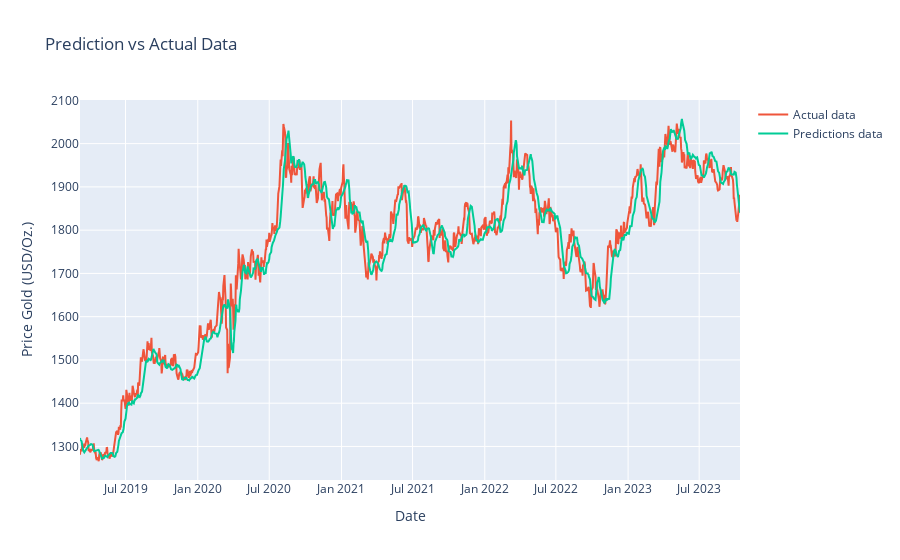

Notebook code for this chart:
### Markdown cell above
> #### Step 18 : Graph prediction data

### Code cell
fig = px.scatter(title="Prediction vs Actual Data")
fig.add_scatter(x=test.index, y =test['Open'], name='Actual data')
fig.add_scatter(x=test.index, y=predictions[:,0], name='Predictions data')
fig.update_layout(xaxis_title="Date",yaxis_title="Price Gold (USD/Oz.)")
fig.show()

### Figure 1 — Plotly figure (JSON) as saved in the notebook; plotly's stock layout.template omitted (floating-point values rounded to 4 significant figures; data arrays with more than 128 entries replaced by an {"elided": "..."} marker saying what was removed)
{"data": [{"hovertemplate": "<extra></extra>", "legendgroup": "", "marker": {"color": "#636efa", "symbol": "circle"}, "mode": "markers", "name": "", "orientation": "v", "showlegend": false, "type": "scatter", "xaxis": "x", "yaxis": "y"}, {"name": "Actual data", "type": "scatter", "x": {"elided": "1161 str values"}, "y": {"elided": "1161 float values"}}, {"name": "Predictions data", "type": "scatter", "x": {"elided": "1161 str values"}, "y": {"elided": "1161 float values"}}], "layout": {"legend": {"tracegroupgap": 0}, "title": {"text": "Prediction vs Actual Data"}, "xaxis": {"anchor": "y", "domain": [0, 1], "title": {"text": "Date"}}, "yaxis": {"anchor": "x", "domain": [0, 1], "title": {"text": "Price Gold (USD/Oz.)"}}}}
